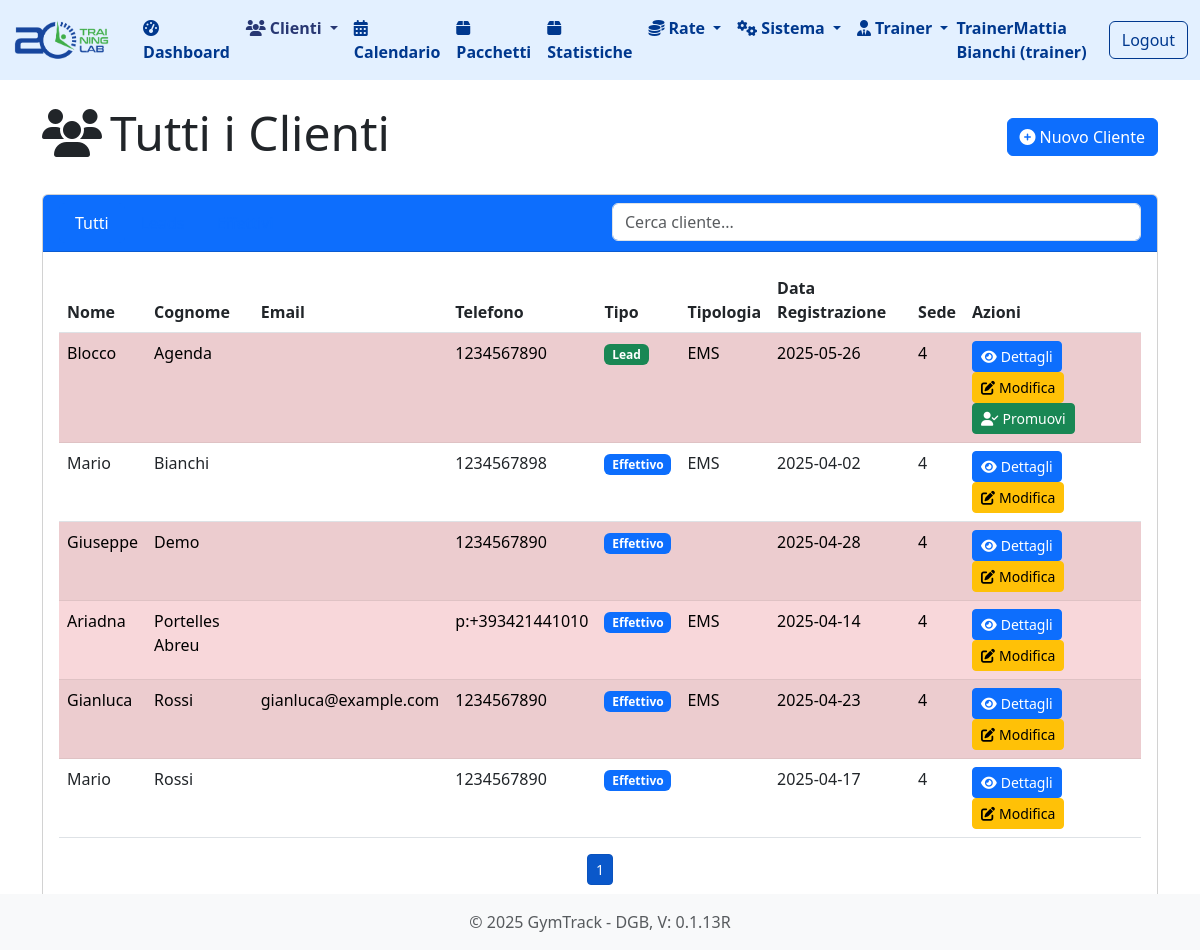
Screenshot of /clienti (signed in) with the database file from the repository.
### tables this page shows
CREATE TABLE "clienti" (
                    id INTEGER PRIMARY KEY AUTOINCREMENT,
                    nome TEXT NOT NULL,
                    cognome TEXT NOT NULL,
                    email TEXT,
                    telefono TEXT,
                    data_nascita TEXT,
                    indirizzo TEXT,
                    citta TEXT,
                    cap TEXT,
                    note TEXT,
                    tipo TEXT NOT NULL,  -- 'lead' o 'effettivo'
                    codice_fiscale TEXT, -- New field for tax code
                    data_registrazione TEXT NOT NULL
                , sede_id INTEGER DEFAULT 1, tipologia TEXT, taglia_gambe TEXT, taglia_braccia TEXT, taglia_giubotto TEXT, taglia_cintura TEXT, obiettivo_cliente TEXT, provenienza TEXT);

### routes/clienti.py (the view, shortened to what this page needs)
@clienti_bp.route('/clienti')
def lista_clienti():
    tipo = request.args.get('tipo', 'tutti')
    user_role = session.get('user_role')
    user_email = session.get('user_email')
    sede_ids = []
    if user_role == 'sede':
        sede = db.get_sede_by_email(user_email)
        if sede:
            sede_ids.append(sede['id'])
    elif user_role == 'trainer':
        sede = db.get_sede_by_trainer_email(user_email)
        if sede:
            sede_ids.append(sede['id'])
    elif user_role == 'societa':
        societa = db.get_societa_by_email(user_email)
        if societa:
            sedi = db.get_sedi_by_societa(societa['id'])
            sede_ids.extend([sede['id'] for sede in sedi])
    elif user_role == 'area manager':
        societa = db.get_societa_by_area_manager_email(user_email)
        for company in societa:
            sedi = db.get_sedi_by_societa(company['id'])
            sede_ids.extend([sede['id'] for sede in sedi])
    sede_ids = [sede_id for sede_id in sede_ids if sede_id is not None]
    print(f"Filtered sede_ids: {sede_ids}")
    if not sede_ids:
        clienti = []
        titolo = "Nessun Cliente Disponibile"
    else:
        if tipo == 'lead':
            clienti = db.get_leads(sede_ids)
            titolo = "Clienti Lead"
        elif tipo == 'effettivo':
            clienti = db.get_clienti_effettivi(sede_ids)
            titolo = "Clienti Effettivi"
        else:
            clienti = db.get_all_clienti(sede_ids)
            titolo = "Tutti i Clienti"
    oggi = date.today().strftime('%Y-%m-%d')
    clienti_ids = [c['id'] for c in clienti]
    clienti_senza_appuntamenti = set(clienti_ids)
    if clienti_ids:
        appuntamenti = db.get_appointments_by_clienti(clienti_ids, oggi)
        clienti_con_appuntamenti = set([a['client_id'] for a in appuntamenti if a['date_time'].date() >= date.today()])
        clienti_senza_appuntamenti = set(clienti_ids) - clienti_con_appuntamenti
    else:
        clienti_senza_appuntamenti = set()
    return render_template('clienti/lista.html', clienti=clienti, titolo=titolo, tipo_attivo=tipo, clienti_senza_appuntamenti=clienti_senza_appuntamenti )

### app.py (called while the page is built)
@app.before_request
def setup():
    db.init_db()
    db.create_user_tables()
    g.hierarchy = db.build_hierarchy(session.get('user_role'), session.get('user_email'))

### database.py (called while the page is built, shortened)
def get_db_connection():
    conn = sqlite3.connect(DATABASE_PATH)
    conn.row_factory = sqlite3.Row
    return conn

def init_db():
    if os.path.exists(DATABASE_PATH):
        return

def get_all_clienti(sede_ids=None):
    conn = get_db_connection()
    if sede_ids:
        placeholders = ','.join('?' for _ in sede_ids)
        query = f'SELECT * FROM clienti WHERE sede_id IN ({placeholders}) ORDER BY cognome, nome'
        clienti = conn.execute(query, sede_ids).fetchall()
    else:
        clienti = conn.execute('SELECT * FROM clienti ORDER BY cognome, nome').fetchall()
    conn.close()
    return clienti

def get_franchisor(franchisor_id):
    conn = get_db_connection()
    franchisor = conn.execute('SELECT * FROM franchisor WHERE id = ?', (franchisor_id,)).fetchone()
    conn.close()
    return franchisor

def get_area_managers_by_franchisor(franchisor_id):
    conn = get_db_connection()
    managers = conn.execute('SELECT * FROM area_manager WHERE franchisor_id = ?', (franchisor_id,)).fetchall()
    conn.close()
    return managers

def get_societa_by_area_manager(area_manager_id):
    conn = get_db_connection()
    societa = conn.execute('SELECT * FROM societa WHERE area_manager_id = ?', (area_manager_id,)).fetchall()
    conn.close()
    return societa

def get_sedi_by_societa(societa_id):
    conn = get_db_connection()
    sedi = conn.execute('SELECT * FROM sede WHERE societa_id = ?', (societa_id,)).fetchall()
    conn.close()
    return sedi

def get_trainers_by_sede(sede_id):
    conn = get_db_connection()
    try:
        trainers = conn.execute('SELECT * FROM trainer WHERE sede_id = ?', (sede_id,)).fetchall()
        return trainers
    finally:
        conn.close()

def get_sede_by_trainer_email(email):
    conn = get_db_connection()
    trainer = conn.execute('SELECT * FROM trainer WHERE email = ?', (email,)).fetchone()
    if trainer:
        sede = conn.execute('SELECT * FROM sede WHERE id = ?', (trainer['sede_id'],)).fetchone()
    else:
        sede = None
    conn.close()
    return sede

### templates/clienti/lista.html (shortened to what this page needs)
{% extends 'base.html' %}
{% block content %}
<div class="d-flex justify-content-between align-items-center mb-4">
    <div>
        <h1 class="display-5">
            <i class="fas fa-users me-2"></i>{{ titolo }}
        </h1>
    </div>
    <div>
        <a href="{{ url_for('clienti.nuovo_cliente') }}" class="btn btn-primary">
            <i class="fas fa-plus-circle me-1"></i>Nuovo Cliente
        </a>
    </div>
</div>
<div class="card mb-4">
    <div class="card-header bg-primary text-white">
        <div class="row">
            <div class="col-md-6">
                <ul class="nav nav-pills nav-pills-white">
                    <li class="nav-item">
                        <a class="nav-link {% if tipo_attivo == 'tutti' %}active{% endif %}"
                           href="{{ url_for('clienti.lista_clienti') }}">Tutti</a>
                    </li>
                    <li class="nav-item">
                        <a class="nav-link {% if tipo_attivo == 'lead' %}active{% endif %}"
                           href="{{ url_for('clienti.lista_clienti', tipo='lead') }}">Leads</a>
                    </li>
                    <li class="nav-item">
                        <a class="nav-link {% if tipo_attivo == 'effettivo' %}active{% endif %}"
                           href="{{ url_for('clienti.lista_clienti', tipo='effettivo') }}">Effettivi</a>
                    </li>
                </ul>
            </div>
            <div class="col-md-6">
                <input type="text" id="filtroCliente" class="form-control" placeholder="Cerca cliente...">
            </div>
        </div>
    </div>
    <div class="card-body">
        <div class="table-responsive">
            <table class="table table-striped table-hover">
                <thead>
                    <tr>
                        <th>Nome</th>
                        <th>Cognome</th>
                        <th>Email</th>
                        <th>Telefono</th>
                        <th>Tipo</th>
                        <th>Tipologia</th>
                        <th>Data Registrazione</th>
                        <th>Sede</th>
                        <th>Azioni</th>
                    </tr>
                </thead>
                <tbody id="tabellaClienti">
                    {% if clienti|length > 0 %}
                        {% for cliente in clienti %}
                            <tr {% if cliente.id in clienti_senza_appuntamenti %}class="table-danger"{% endif %}>
                                <td>{{ cliente.nome }}</td>
                                <td>{{ cliente.cognome }}</td>
                                <td>{{ cliente.email }}</td>
                                <td>{{ cliente.telefono }}</td>
                                <td>
                                    {% if cliente.tipo == 'lead' %}
                                        <span class="badge bg-success">Lead</span>
                                    {% else %}
                                        <span class="badge bg-primary">Effettivo</span>
                                    {% endif %}
                                </td>
                                <td>{{ cliente.tipologia }}</td>
                                <td>{{ cliente.data_registrazione }}</td>
                                <td>{{ cliente.sede_id }}</td>
                                <td>
                                    <a href="{{ url_for('clienti.dettaglio_cliente', cliente_id=cliente.id) }}" class="btn btn-sm btn-primary">
                                        <i class="fas fa-eye me-1"></i>Dettagli
                                    </a>
                                    <a href="{{ url_for('clienti.modifica_cliente', cliente_id=cliente.id) }}" class="btn btn-sm btn-warning">
                                        <i class="fas fa-edit me-1"></i>Modifica
                                    </a>
                                    {% if cliente.tipo == 'lead' %}
                                        <a href="{{ url_for('clienti.promuovi_cliente', cliente_id=cliente.id) }}" class="btn btn-sm btn-success">
                                            <i class="fas fa-user-check me-1"></i>Promuovi
                                        </a>
                                    {% endif %}
                                </td>
                            </tr>
                        {% endfor %}
                    {% endif %}
                </tbody>
            </table>
            <div id="paginationControls" class="mt-3 d-flex justify-content-center"></div>
        </div>
    </div>
</div>
{% endblock %}

### rows the page displays
clienti: nome "Blocco", cognome "Agenda", telefono "1234567890", tipo "Lead", tipologia "EMS", data_registrazione "2025-05-26", sede_id "4"
clienti: nome "Mario", cognome "Bianchi", telefono "1234567898", tipo "Effettivo", tipologia "EMS", data_registrazione "2025-04-02", sede_id "4"
clienti: nome "Giuseppe", cognome "Demo", telefono "1234567890", tipo "Effettivo", data_registrazione "2025-04-28", sede_id "4"
clienti: nome "Ariadna", cognome "Portelles Abreu", telefono "p:+393421441010", tipo "Effettivo", tipologia "EMS", data_registrazione "2025-04-14", sede_id "4"
clienti: nome "Gianluca", cognome "Rossi", email "gianluca@example.com", telefono "1234567890", tipo "Effettivo", tipologia "EMS", data_registrazione "2025-04-23", sede_id "4"
clienti: nome "Mario", cognome "Rossi", telefono "1234567890", tipo "Effettivo", data_registrazione "2025-04-17", sede_id "4"

### other values shown
{{ session.user_name }} "TrainerMattia Bianchi"
{{ session.user_role }} "trainer"
{{ titolo }} "Tutti i Clienti"
